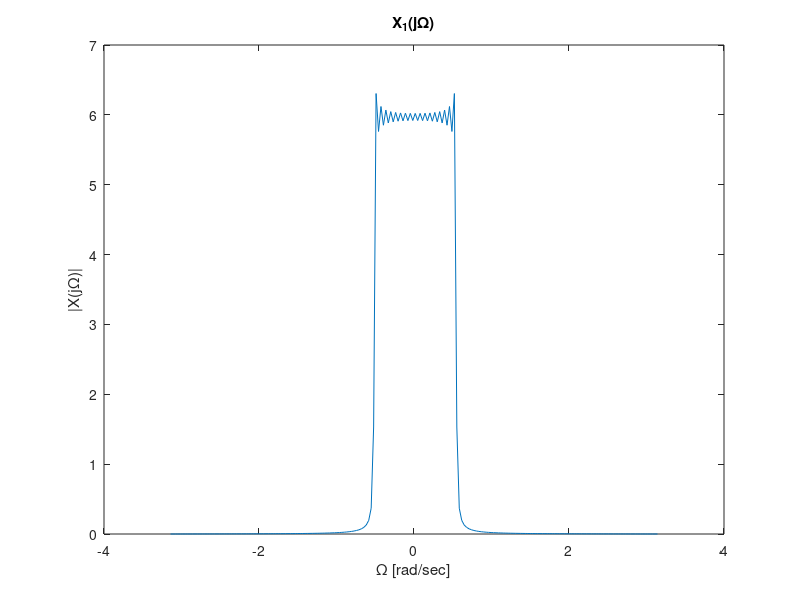
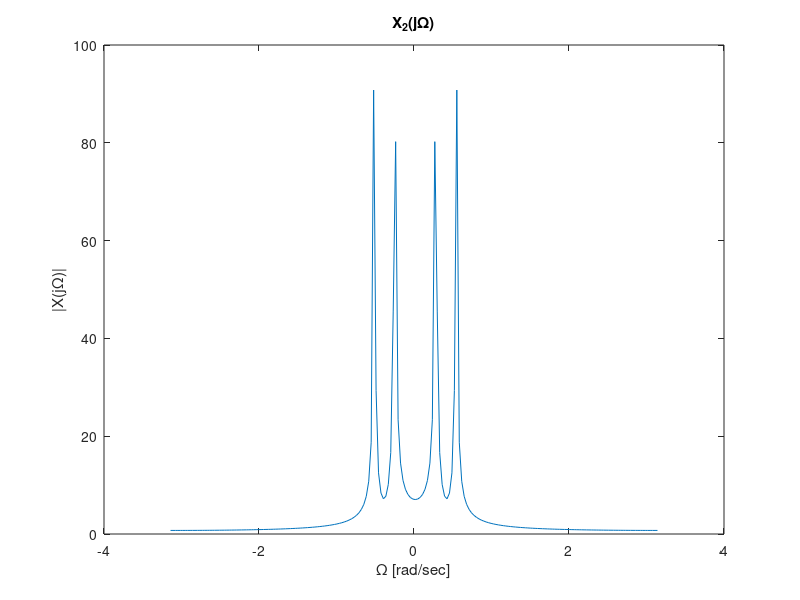
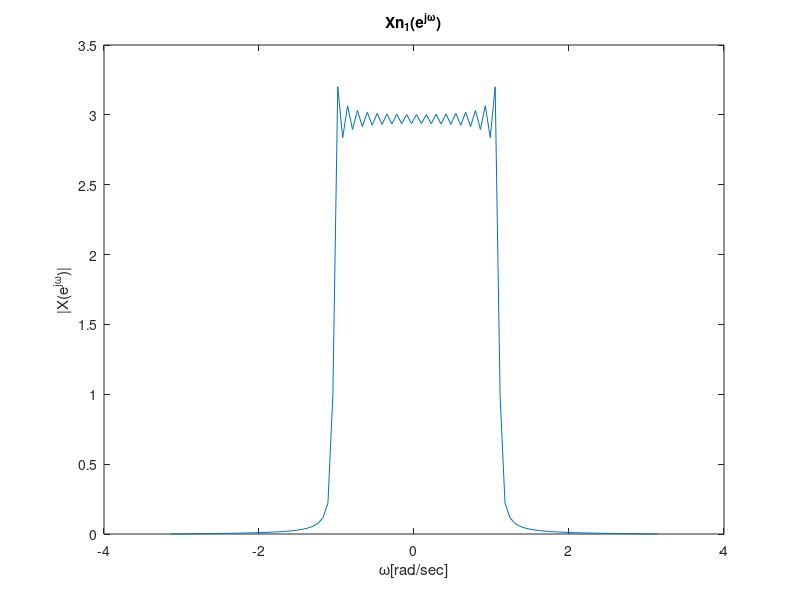
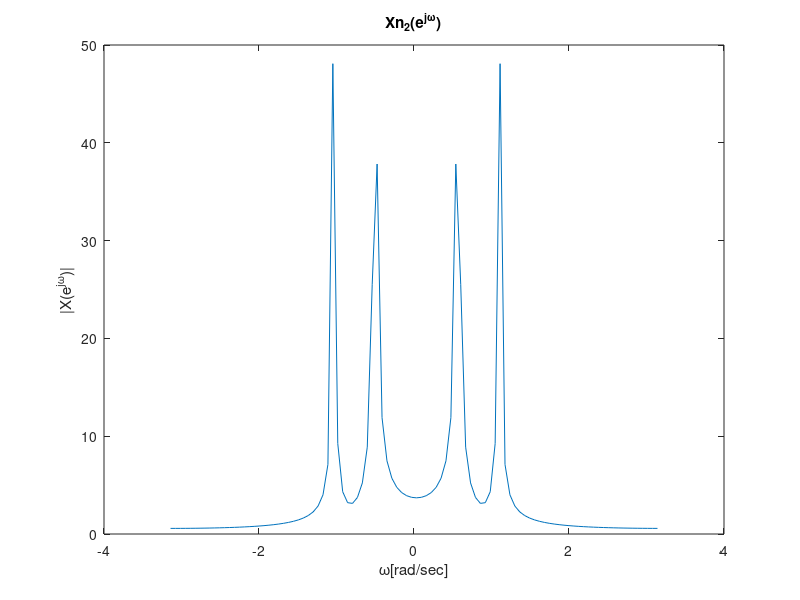

Recreate these plots in MATLAB, in order.
clc;
close all;
clearvars;

%Part C


%a
t = linspace(-100,100,200);
w = linspace(-pi,pi,200);
x1 = sinc(t./6);
x2 = cos(pi.*t./12)+sin(pi.*t./6);
fft_x1= fftshift(fft(x1));
fft_x2= fftshift(fft(x2));

figure;
plot(w,abs(fft_x1));
title('X_1(j\Omega)')
ylabel('|X(j\Omega)|');
xlabel('\Omega [rad/sec]');

figure;
plot(w,abs(fft_x2));
title('X_2(j\Omega)');
ylabel('|X(j\Omega)|');
xlabel('\Omega [rad/sec]');

%d
n = linspace(-50,50,100);
T=2;
w = linspace(-pi,pi,100);
xn1 =  sinc(T.*n./6);
fft_xn1= fftshift(fft(xn1));
figure;
plot(w,abs(fft_xn1));
title('Xn_1(e^{j\omega})')
ylabel('|X(e^{j\omega})|');
xlabel('\omega[rad/sec]');

xn2 = cos(T.*pi.*n./12)+sin(T.*pi.*n./6);
fft_xn2= fftshift(fft(xn2));
figure;
plot(w,abs(fft_xn2));
title('Xn_2(e^{j\omega})')
ylabel('|X(e^{j\omega})|');
xlabel('\omega[rad/sec]');

%e
%e - xn1 zoh
T = 2;
N = 5;
L = T*N;
points = 200;
t = linspace(-50,50,points);
x1 = sinc(t./6);
n = linspace(-50,50,points/T);
xn1 = sinc(n./6);
for i = 1:length(xn1)-1
    for j = 1:L
        zoh((i-1)*L+j) = xn1(i);
    end
end   
figure;
t2 = linspace(-50,50,length(zoh));
plot(t2,zoh);
hold on;
plot(t,x1);
hold off;
title('xn_1 - ZOH')
ylabel('x_1');
xlabel('t[sec]');

%e - xn2 zoh
T = 2;
N = 5;
L = T*N;
points = 200;
t = linspace(-50,50,points);
n = linspace(-50,50,points/T);
x2 = cos(pi.*t./12)+sin(pi.*t./6);
xn2 = cos(pi.*n./12)+sin(pi.*n./6);
for i = 1:length(xn2)-1
    for j = 1:L
        zoh((i-1)*L+j) = xn2(i);
    end
end   
figure;
t2 = linspace(-50,50,length(zoh));
plot(t2,zoh);
hold on;
plot(t,x2);
hold off;
title('xn_2 - ZOH')
ylabel('x_2');
xlabel('t[sec]');

%e - xn1 foh
T = 2;
N = 10;
L = T*N;
points = 75;
t = linspace(-50,50,points);
n = linspace(-50,50,points/T);
x1 = sinc(t./6);
xn1 =  sinc(n./6);
for i = 1:length(xn1)-1
    for j = 1:L
        foh((i-1)*L+j) = xn1(i)+(j/L)*(xn1(i+1)-xn1(i));
    end
end   
figure;
t2 = linspace(-50,50,length(foh));
plot(t2,foh);
hold on;
plot(t,x1);
hold off;
title('xn_1 - FOH')
ylabel('x_1');
xlabel('t[sec]');

%e - xn2 foh
T = 2;
N = 10;
L = T*N;
points = 75;
t = linspace(-50,50,points);
n = linspace(-50,50,points/T);
x2 = cos(pi.*t./12)+sin(pi.*t./6);
xn2 = cos(pi.*n./12)+sin(pi.*n./6);
for i = 1:length(xn2)-1
    for j = 1:L
        foh((i-1)*L+j) = xn2(i)+(j/L)*(xn2(i+1)-xn2(i));
    end
end   
figure;
t2 = linspace(-50,50,length(foh));
plot(t2,foh);
hold on;
plot(t,x2);
hold off;
title('xn_2 - FOH')
ylabel('x_2');
xlabel('t[sec]');

%e - xn1 ideal
T = 2;
points = 200;
t = linspace(-100,100,points);
n = linspace(-100,100,points/T);
x1 = sinc(t./6);
xn1 = sinc(n./6);
j=1;
for i = 1:length(t)
    if mod(i,T) == 0
       xs(i) = xn1(j);
       j = j+1;
    else
       xs(i) = 0;
    end
end 
ideal = conv(xs, sinc(t./T), 'same');
figure;
plot(t,ideal);
hold on;
plot(t,x1);
hold off;
title('xn_1 - Ideal')
ylabel('x_1');
xlabel('t[sec]');
axis([-50 50 -0.4 1]);

%e - xn2 ideal
T = 2;
points = 200;
t = linspace(-100,100,points);
n = linspace(-100,100,points/T);
x2 = cos(pi.*t./12)+sin(pi.*t./6);
xn2 = cos(pi.*n./12)+sin(pi.*n./6);
j=1;
for i = 1:length(t)
    if mod(i,T) == 0
       xs(i) = xn2(j);
       j = j+1;
    else
       xs(i) = 0;
    end
end 
ideal = conv(xs, sinc(t./T), 'same');
figure;
plot(t,ideal);
hold on;
plot(t,x2);
hold off;
title('xn_2 - Ideal')
ylabel('x_2');
xlabel('t[sec]');
axis([-50 50 -2 2]);


%f
%f - d
n = -50:50;
xn1 =  sinc(3.*n./2);
fft_xn1= fftshift(fft(xn1));
plot(n,abs(fft_xn1));
title('X_1(e^{j\omega})')
ylabel('|X_1(e^{j\omega})|');
xlabel('\omega[rad/sec]');

xn2 = cos(pi.*3.*n./4)+sin(pi.*3.*n./2);
fft_xn2= fftshift(fft(xn2));
plot(n,abs(fft_xn2));
title('X_2(e^{j\omega})')
ylabel('|X_2(e^{j\omega})|');
xlabel('\omega[rad/sec]');

%f - e - xn1 zoh
T = 9;
N = 5;
L = T*N;
points = 200;
t = linspace(-50,50,points);
x1 = sinc(t./6);
n = linspace(-50,50,points/T);
xn1 = sinc(n./6);
for i = 1:length(xn1)-1
    for j = 1:L
        zoh((i-1)*L+j) = xn1(i);
    end
end   
figure;
t2 = linspace(-50,50,length(zoh));
plot(t2,zoh);
hold on;
plot(t,x1);
hold off;
title('xn_1 - ZOH - T = 9')
ylabel('x_1');
xlabel('t[sec]');

%f - e - xn2 zoh
T = 9;
N = 5;
L = T*N;
points = 200;
t = linspace(-50,50,points);
n = linspace(-50,50,points/T);
x2 = cos(pi.*t./12)+sin(pi.*t./6);
xn2 = cos(pi.*n./12)+sin(pi.*n./6);
for i = 1:length(xn2)-1
    for j = 1:L
        zoh((i-1)*L+j) = xn2(i);
    end
end   
figure;
t2 = linspace(-50,50,length(zoh));
plot(t2,zoh);
hold on;
plot(t,x2);
hold off;
title('xn_2 - ZOH - T = 9')
ylabel('x_2');
xlabel('t[sec]');


%f - e - xn1 foh
T = 9;
N = 10;
L = T*N;
points = 100;
t = linspace(-50,50,points);
n = linspace(-50,50,points/T);
x1 = sinc(t./6);
xn1 =  sinc(n./6);
for i = 1:length(xn1)-1
    for j = 1:L
        foh((i-1)*L+j) = xn1(i)+(j/L)*(xn1(i+1)-xn1(i));
    end
end   
figure;
t2 = linspace(-50,50,length(foh));
plot(t2,foh);
hold on;
plot(t,x1);
hold off;
title('xn_1 - FOH - T = 9')
ylabel('x_1');
xlabel('t[sec]');


%f - e - xn2 foh
T = 9;
N = 10;
L = T*N;
points = 100;
t = linspace(-50,50,points);
n = linspace(-50,50,points/T);
x2 = cos(pi.*t./12)+sin(pi.*t./6);
xn2 = cos(pi.*n./12)+sin(pi.*n./6);
for i = 1:length(xn2)-1
    for j = 1:L
        foh((i-1)*L+j) = xn2(i)+(j/L)*(xn2(i+1)-xn2(i));
    end
end   
figure;
t2 = linspace(-50,50,length(foh));
plot(t2,foh);
hold on;
plot(t,x2);
hold off;
title('xn_2 - FOH - T = 9')
ylabel('x_2');
xlabel('t[sec]');

%f - e - xn1 ideal
T = 9;
points = 200;
t = linspace(-100,100,points);
n = linspace(-100,100,points/T);
x1 = sinc(t./6);
xn1 = sinc(n./6);
j=1;
for i = 1:length(t)
    if mod(i,T) == 0
       xs(i) = xn1(j);
       j = j+1;
    else
       xs(i) = 0;
    end
end 
ideal = conv(xs, sinc(t./T), 'same');
figure;
plot(t,ideal);
hold on;
plot(t,x1);
hold off;
title('xn_1 - Ideal - T = 9')
ylabel('x_1');
xlabel('t[sec]');
axis([-50 50 -0.4 1]);


%f - e - xn2 ideal
T = 9;
points = 200;
t = linspace(-100,100,points);
n = linspace(-100,100,points/T);
x2 = cos(pi.*t./12)+sin(pi.*t./6);
xn2 = cos(pi.*n./12)+sin(pi.*n./6);
j=1;
for i = 1:length(t)
    if mod(i,T) == 0
       xs(i) = xn2(j);
       j = j+1;
    else
       xs(i) = 0;
    end
end 
ideal = conv(xs, sinc(t./T), 'same');
figure;
plot(t,ideal);
hold on;
plot(t,x2);
hold off;
title('xn_2 - Ideal - T = 9')
ylabel('x_2');
xlabel('t[sec]');
axis([-50 50 -2 2]);


